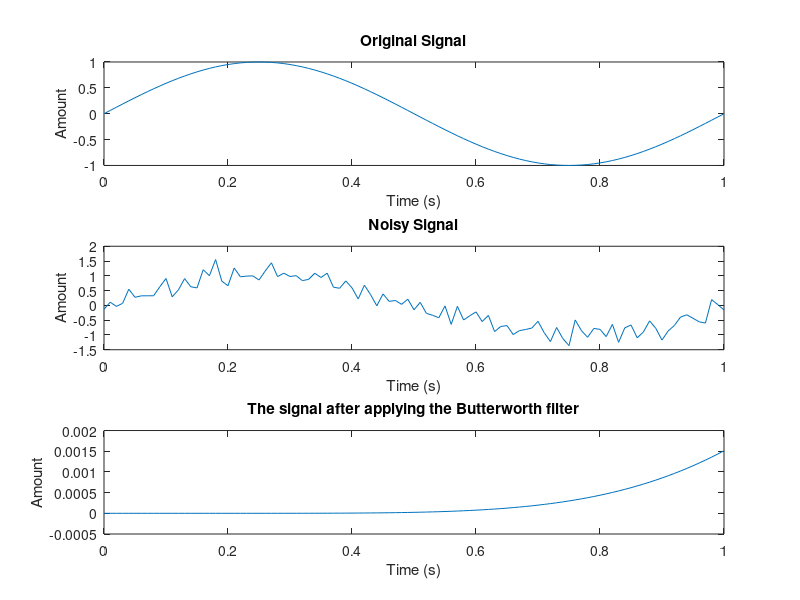

This figure's MATLAB source:
%% Signal construction parameters
fs = 100;          % Sampling frequency (Hz)
t = 0:1/fs:1;      % Period (s)
f = 1;             % Signal frequency (Hz)
A = 1;             % The maximum value of the signal

%% Signal construction
x = A*sin(2*pi*f*t);

%% Apply noise
SNR = 10;          % Noise power to signal power (dB)
y = awgn(x, SNR, 'measured');

%% Apply the Butterworth filter
fc = 0.2;          % Filter cutoff frequency
[b,a] = butter(6, fc/(fs/2));
z = filter(b, a, y);

%% Display the signals
figure;
subplot(3,1,1);
plot(t,x);
title('Original Signal');
xlabel('Time (s)');
ylabel('Amount');

subplot(3,1,2);
plot(t,y);
title('Noisy Signal');
xlabel('Time (s)');
ylabel('Amount');

subplot(3,1,3);
plot(t,z);
title('The signal after applying the Butterworth filter');
xlabel('Time (s)');
ylabel('Amount');